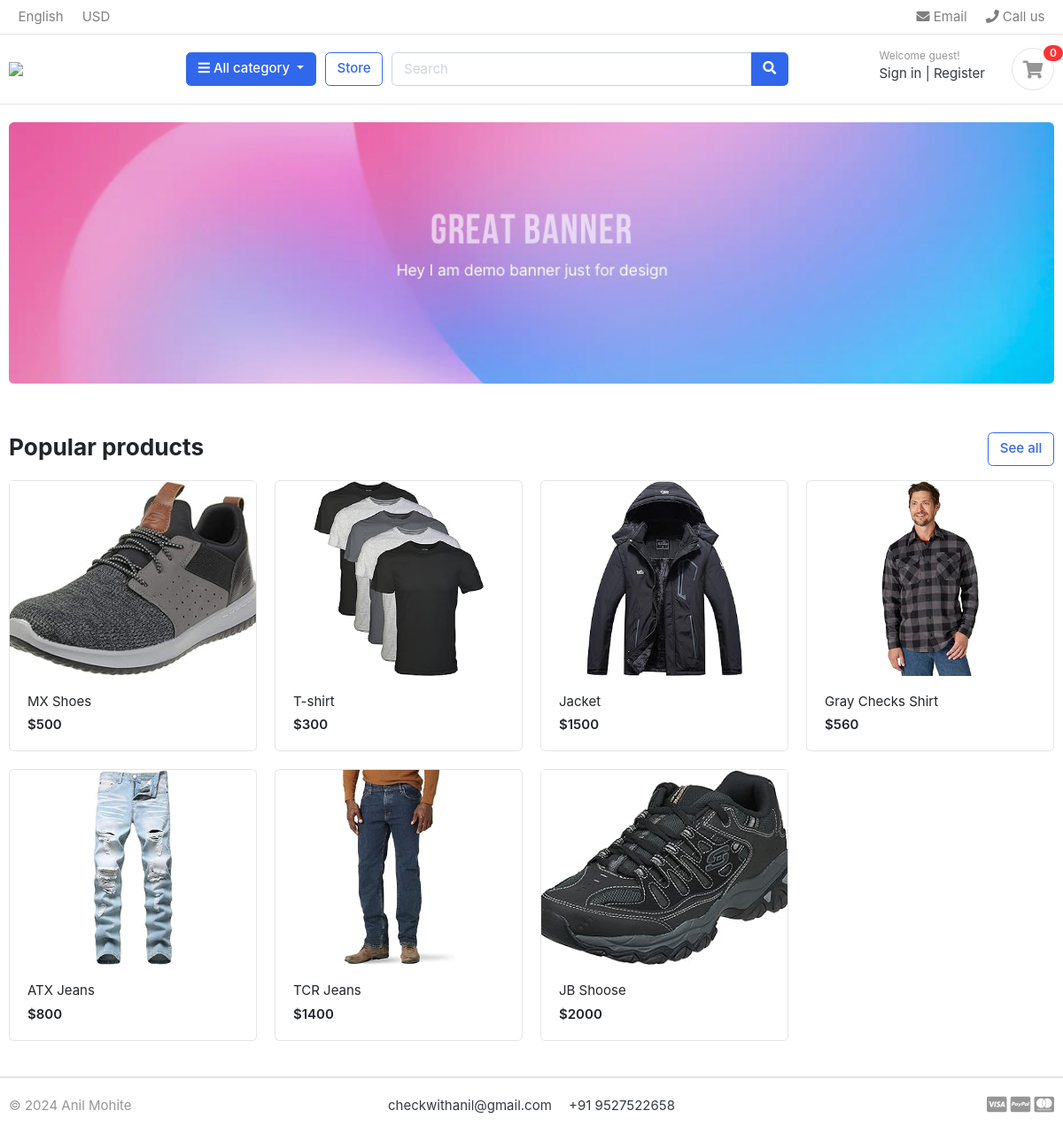
The page / on the database its author committed.
### store/models.py (models this page shows, shortened)
class Product(models.Model):
    product_name = models.CharField(max_length=200, unique=True)
    slug = models.CharField(max_length=200, unique=True)
    desc = models.TextField(max_length=500, blank=True)
    price = models.IntegerField()
    prod_image = models.ImageField(upload_to='photos/products', blank=True)
    stock = models.IntegerField()
    is_available = models.BooleanField(default=True)
    category = models.ForeignKey(Category, on_delete=models.CASCADE)
    created_date = models.DateTimeField(auto_now_add=True)
    modified_date = models.DateTimeField(auto_now=True)
    def get_url(self):
        return reverse('product_detail',args=[self.category.slug, self.slug])

### MyStore/views.py (the view)
# urls.py: path("", views.home, name="home"),
def home(request):
    products = Product.objects.filter(is_available=True).all()
    context = {
        'products':products
    }
    return render(request, 'index.html', context)

### carts/context_processors.py (called while the page is built)
def cart_counter(request):
    cart_count = 0
    if 'admin' in request.path:
        return {}
    else:
        try:
            cart = Cart.objects.get(cart_id = _cart_id(request))
            cart_items = CartItem.objects.filter(cart = cart)
            for cart_item in cart_items:
                cart_count += cart_item.quantity
        except Cart.DoesNotExist:
            cart_count = 0
    return dict(cart_count = cart_count)

### carts/views.py (called while the page is built)
def _cart_id(request):
    cart = request.session.session_key
    if not cart:
        cart = request.session.create()
    return cart

### category/context_processors.py (called while the page is built)
def cat_menu_links(request):
    links = Category.objects.all()
    return dict(cat_links=links)

### category/models.py (called while the page is built)
    def get_url(self):
        return reverse('products_by_category', args=[self.slug])

### templates/index.html
{% extends 'base.html' %} {% load static%} {% block content %}
<section class="section-intro padding-y-sm">
  <div class="container">
    <div class="intro-banner-wrap">
      <img src="{% static 'images/banners/1.jpg' %}" class="img-fluid rounded" />
    </div>
  </div>
</section>
<section class="section-name padding-y-sm">
  <div class="container">
    <header class="section-heading">
      <a href="{% url 'store' %}" class="btn btn-outline-primary float-right">See all</a>
      <h3 class="section-title">Popular products</h3>
    </header>
    <div class="row">
      {% if products %} {% for product in products %}
      <div class="col-md-3">
        <div class="card card-product-grid">
          <a href="{{product.get_url}}" class="img-wrap">
            <img src="{{product.prod_image.url}}" />
          </a>
          <figcaption class="info-wrap">
            <a href="{{product.get_url}}" class="title">{{product.product_name}}</a>
            <div class="price mt-1">${{product.price}}</div>
          </figcaption>
        </div>
      </div>
      {% endfor %} {% endif %}
    </div>
  </div>
</section>
{% endblock %}

### templates/base.html (shortened to what this page needs)
<!DOCTYPE HTML>
{% load static %}
<html lang="en">
<head>
    <link href="{% static 'css/bootstrap.css' %}" rel="stylesheet" type="text/css" />
    <link href="{% static 'fonts/fontawesome/css/all.min.css' %}" type="text/css" rel="stylesheet">
    <link href="{% static 'css/ui.css' %}" rel="stylesheet" type="text/css" />
    <link href="{% static 'css/responsive.css' %}" rel="stylesheet" media="only screen and (max-width: 1200px)" />
</head>
<body>
   {% include 'includes/header.html' %}
   {% block content %} {% endblock %}
   {% include 'includes/footer.html' %}
</body>
</html>

### templates/includes/header.html (shortened to what this page needs)
{% block header %}
{% load static %}
<header class="section-header">
    <nav class="navbar p-md-0 navbar-expand-sm navbar-light border-bottom">
        <div class="container">
            <div class="collapse navbar-collapse" id="navbarTop4">
                <ul class="navbar-nav mr-auto">
                    <li class="nav-item dropdown">
                        <a href="#" class="nav-link"> English </a>
                    </li>
                    <li class="nav-item dropdown">
                        <a href="#" class="nav-link"> USD </a>
                    </li>
                </ul>
                <ul class="navbar-nav">
                    <li><a href="#" class="nav-link"> <i class="fa fa-envelope"></i> Email </a></li>
                    <li><a href="#" class="nav-link"> <i class="fa fa-phone"></i> Call us </a></li>
                </ul>
            </div>
        </div>
    </nav>
    <section class="header-main border-bottom">
        <div class="container">
            <div class="row align-items-center">
                <div class="col-lg-2 col-md-3 col-6">
                    <a href="{% url 'home' %}" class="brand-wrap">
                        <img class="logo" src="{% static './images/logo.png' %}">
                    </a>
                </div>
                <div class="col-lg col-sm col-md col-6 flex-grow-0">
                    <div class="category-wrap dropdown d-inline-block float-right">
                        <button type="button" class="btn btn-primary dropdown-toggle" data-toggle="dropdown">
                            <i class="fa fa-bars"></i> All category
                        </button>
                    </div>
                </div>
                <a href="{% url 'store' %}" class="btn btn-outline-primary">Store</a>
                <div class="col-lg  col-md-6 col-sm-12 col">
                    <form action="{% url 'search' %}" class="search">
                        <div class="input-group w-100">
                            <input type="text" class="form-control" style="width:60%;" placeholder="Search" name="q">
                            <div class="input-group-append">
                                <button class="btn btn-primary" type="submit">
                                    <i class="fa fa-search"></i>
                                </button>
                            </div>
                        </div>
                    </form>
                </div>
                <div class="col-lg-3 col-sm-6 col-8 order-2 order-lg-3">
                    <div class="d-flex justify-content-end mb-3 mb-lg-0">
                        <div class="widget-header">
                            {% if user.id is None %}
                            <small class="title text-muted">Welcome guest!</small>
                            <div>
                                <a href="{% url 'login' %}">Sign in</a> <span class="dark-transp"> | </span>
                                <a href="{% url 'register' %}"> Register</a>
                            </div>
                            {% else %}
                            <small class="title text-muted">Welcome {{user.first_name}}!</small>
                            <div>
                                <a href="{% url 'dashboard' %}">Dashboard</a> <span class="dark-transp"> | </span>
                                <a href="{% url 'logout' %}"> Logout</a>
                            </div>
                            {% endif %}
                        </div>
                        <a href="{% url 'cart' %}" class="widget-header pl-3 ml-3">
                            <div class="icon icon-sm rounded-circle border"><i class="fa fa-shopping-cart"></i>
                            </div>
                            <span class="badge badge-pill badge-danger notify">{{cart_count}}</span>
                        </a>
                    </div>
                </div>
            </div>
        </div>
    </section>
</header>
{% endblock %}

### templates/includes/footer.html (shortened to what this page needs)
 {% block footer %}
 {% load static %}
 <footer class="section-footer border-top">
    <div class="container">
        <section class="footer-bottom border-top row">
            <div class="col-md-2">
                <p class="text-muted"> &copy 2024 Anil Mohite </p>
            </div>
            <div class="col-md-8 text-md-center">
                <span class="px-2">checkwithanil@gmail.com</span>
                <span class="px-2">+91 9527522658</span>
            </div>
            <div class="col-md-2 text-md-right text-muted">
                <i class="fab fa-lg fa-cc-visa"></i>
                <i class="fab fa-lg fa-cc-paypal"></i>
                <i class="fab fa-lg fa-cc-mastercard"></i>
            </div>
        </section>
    </div>
</footer>
{% endblock %}

### static/css/ui.css (style rules this page uses)
html { font-family: "Inter", sans-serif; font-size: 15px; }
.img-wrap { text-align: center; display: block; }
.img-wrap img { max-width: 100%; }
.icon-xs, .icon-sm, .icon-md, .icon-lg { display: inline-block; text-align: center; flex-shrink: 0; flex-grow: 0; }
.icon-sm { width: 48px; height: 48px; line-height: 48px !important; font-size: 20px; }
.padding-y-sm { padding-top: 20px; padding-bottom: 20px; }
.section-heading { margin-bottom: 20px; margin-top: 15px; }
.section-title { color: #212529; }
p:last-child { margin-bottom: 0; }
.header-main { position: relative; padding-top: 1rem; padding-bottom: 1rem; }
.brand-wrap .logo, .navbar-brand .logo { margin-right: 7px; max-height: 42px; display: inline-block; }
.widget-header { display: inline-block; vertical-align: middle; position: relative; }
.widget-header a { color: #343a40; }
.widget-header i { color: #969696; }
.widget-header .title { display: block; }
.widget-header .notify { position: absolute; top: -3px; right: -10px; }
.footer-bottom { padding-top: 20px; padding-bottom: 20px; }
[class*=card-product] a.title { color: #212529; display: block; }
[class*=card-product] .img-wrap { overflow: hidden; position: relative; }
[class*=card-product] .img-wrap img { height: 100%; max-width: 100%; width: auto; display: inline-block; -o-object-fit: cover; object-fit: cover; }
.card-product-grid { margin-bottom: 20px; }
.card-product-grid .img-wrap { border-radius: 0.2rem 0.2rem 0 0; height: 220px; }
.card-product-grid .info-wrap { overflow: hidden; padding: 18px 20px; }
.card .img-wrap { overflow: hidden; }
.notify { position: absolute; top: -4px; right: -10px; display: inline-block; padding: 0.25em 0.6em; font-size: 12px; line-height: 1; text-align: center; border-radius: 3rem; color: #fff; background-color: #fa3434; }
.price { font-weight: 600; color: #212529; }

### rows shown on the page
Product: prod_image (picture), product_name "MX Shoes", price "500"
Product: prod_image (picture), product_name "T-shirt", price "300"
Product: prod_image (picture), product_name "Jacket", price "1500"
Product: prod_image (picture), product_name "Gray Checks Shirt", price "560"
Product: prod_image (picture), product_name "ATX Jeans", price "800"
Product: prod_image (picture), product_name "TCR Jeans", price "1400"
Product: prod_image (picture), product_name "JB Shoose", price "2000"

### other values the page prints
{{ cart_count }} "0"
